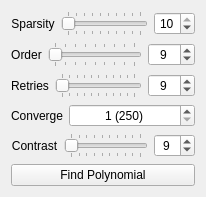
       <widget class="QWidget" name="tabPolynomial">
        <attribute name="title">
         <string>Poly</string>
        </attribute>
        <layout class="QVBoxLayout">
         <item>
          <layout class="QHBoxLayout">
           <item>
            <widget class="QLabel" name="label_24">
             <property name="text">
              <string>Sparsity</string>
             </property>
             <property name="alignment">
              <set>Qt::AlignCenter</set>
             </property>
            </widget>
           </item>
           <item>
            <widget class="QSlider" name="SliderSparsity">
             <property name="minimum">
              <number>1</number>
             </property>
             <property name="maximum">
              <number>10</number>
             </property>
             <property name="orientation">
              <enum>Qt::Horizontal</enum>
             </property>
             <property name="tickPosition">
              <enum>QSlider::TicksBothSides</enum>
             </property>
             <property name="tickInterval">
              <number>1</number>
             </property>
            </widget>
           </item>
           <item>
            <widget class="KeysafeSpinBox" name="SpinBoxSparsity">
             <property name="sizePolicy">
              <sizepolicy hsizetype="Fixed" vsizetype="Fixed">
               <horstretch>0</horstretch>
               <verstretch>0</verstretch>
              </sizepolicy>
             </property>
             <property name="focusPolicy">
              <enum>Qt::NoFocus</enum>
             </property>
             <property name="alignment">
              <set>Qt::AlignCenter</set>
             </property>
             <property name="keyboardTracking">
              <bool>false</bool>
             </property>
             <property name="minimum">
              <number>1</number>
             </property>
             <property name="maximum">
              <number>10</number>
             </property>
             <property name="value">
              <number>10</number>
             </property>
            </widget>
           </item>
          </layout>
         </item>
         <item>
          <layout class="QHBoxLayout">
           <item>
            <widget class="QLabel" name="label_25">
             <property name="text">
              <string>Order</string>
             </property>
             <property name="alignment">
              <set>Qt::AlignCenter</set>
             </property>
            </widget>
           </item>
           <item>
            <widget class="QSlider" name="SliderOrder">
             <property name="minimum">
              <number>1</number>
             </property>
             <property name="maximum">
              <number>9</number>
             </property>
             <property name="orientation">
              <enum>Qt::Horizontal</enum>
             </property>
             <property name="tickPosition">
              <enum>QSlider::TicksBothSides</enum>
             </property>
             <property name="tickInterval">
              <number>1</number>
             </property>
            </widget>
           </item>
           <item>
            <widget class="KeysafeSpinBox" name="SpinBoxOrder">
             <property name="sizePolicy">
              <sizepolicy hsizetype="Fixed" vsizetype="Fixed">
               <horstretch>0</horstretch>
               <verstretch>0</verstretch>
              </sizepolicy>
             </property>
             <property name="focusPolicy">
              <enum>Qt::NoFocus</enum>
             </property>
             <property name="alignment">
              <set>Qt::AlignCenter</set>
             </property>
             <property name="keyboardTracking">
              <bool>false</bool>
             </property>
             <property name="minimum">
              <number>1</number>
             </property>
             <property name="maximum">
              <number>100</number>
             </property>
             <property name="value">
              <number>9</number>
             </property>
            </widget>
           </item>
          </layout>
         </item>
         <item>
          <layout class="QHBoxLayout">
           <item>
            <widget class="QLabel" name="label_26">
             <property name="text">
              <string>Retries</string>
             </property>
             <property name="alignment">
              <set>Qt::AlignCenter</set>
             </property>
            </widget>
           </item>
           <item>
            <widget class="QSlider" name="SliderRetries">
             <property name="minimum">
              <number>1</number>
             </property>
             <property name="maximum">
              <number>100</number>
             </property>
             <property name="orientation">
              <enum>Qt::Horizontal</enum>
             </property>
             <property name="tickPosition">
              <enum>QSlider::TicksBothSides</enum>
             </property>
             <property name="tickInterval">
              <number>10</number>
             </property>
            </widget>
           </item>
           <item>
            <widget class="KeysafeSpinBox" name="SpinBoxRetries">
             <property name="sizePolicy">
              <sizepolicy hsizetype="Fixed" vsizetype="Fixed">
               <horstretch>0</horstretch>
               <verstretch>0</verstretch>
              </sizepolicy>
             </property>
             <property name="focusPolicy">
              <enum>Qt::NoFocus</enum>
             </property>
             <property name="alignment">
              <set>Qt::AlignCenter</set>
             </property>
             <property name="keyboardTracking">
              <bool>false</bool>
             </property>
             <property name="minimum">
              <number>1</number>
             </property>
             <property name="maximum">
              <number>100</number>
             </property>
             <property name="value">
              <number>9</number>
             </property>
            </widget>
           </item>
          </layout>
         </item>
         <item>
          <layout class="QHBoxLayout">
           <item>
            <widget class="QLabel" name="label_27">
             <property name="text">
              <string>Converge</string>
             </property>
             <property name="alignment">
              <set>Qt::AlignCenter</set>
             </property>
            </widget>
           </item>
           <item>
            <widget class="QSpinBox" name="SpinBoxConverge">
             <property name="sizePolicy">
              <sizepolicy hsizetype="MinimumExpanding" vsizetype="Fixed">
               <horstretch>0</horstretch>
               <verstretch>0</verstretch>
              </sizepolicy>
             </property>
             <property name="focusPolicy">
              <enum>Qt::NoFocus</enum>
             </property>
             <property name="alignment">
              <set>Qt::AlignCenter</set>
             </property>
             <property name="keyboardTracking">
              <bool>false</bool>
             </property>
             <property name="suffix">
              <string> (250)</string>
             </property>
             <property name="minimum">
              <number>1</number>
             </property>
             <property name="maximum">
              <number>10</number>
             </property>
             <property name="value">
              <number>1</number>
             </property>
            </widget>
           </item>
          </layout>
         </item>
         <item>
          <layout class="QHBoxLayout">
           <item>
            <widget class="QLabel" name="label_28">
             <property name="text">
              <string>Contrast</string>
             </property>
             <property name="alignment">
              <set>Qt::AlignCenter</set>
             </property>
            </widget>
           </item>
           <item>
            <widget class="QSlider" name="SliderContrast">
             <property name="minimum">
              <number>1</number>
             </property>
             <property name="maximum">
              <number>10</number>
             </property>
             <property name="orientation">
              <enum>Qt::Horizontal</enum>
             </property>
             <property name="tickPosition">
              <enum>QSlider::TicksBothSides</enum>
             </property>
             <property name="tickInterval">
              <number>1</number>
             </property>
            </widget>
           </item>
           <item>
            <widget class="KeysafeSpinBox" name="SpinBoxContrast">
             <property name="sizePolicy">
              <sizepolicy hsizetype="Fixed" vsizetype="Fixed">
               <horstretch>0</horstretch>
               <verstretch>0</verstretch>
              </sizepolicy>
             </property>
             <property name="focusPolicy">
              <enum>Qt::NoFocus</enum>
             </property>
             <property name="alignment">
              <set>Qt::AlignCenter</set>
             </property>
             <property name="keyboardTracking">
              <bool>false</bool>
             </property>
             <property name="minimum">
              <number>1</number>
             </property>
             <property name="maximum">
              <number>10</number>
             </property>
             <property name="value">
              <number>9</number>
             </property>
            </widget>
           </item>
          </layout>
         </item>
         <item>
          <widget class="QPushButton" name="FindPolynomial">
           <property name="text">
            <string>Find Polynomial</string>
           </property>
          </widget>
         </item>
        </layout>
       </widget>
